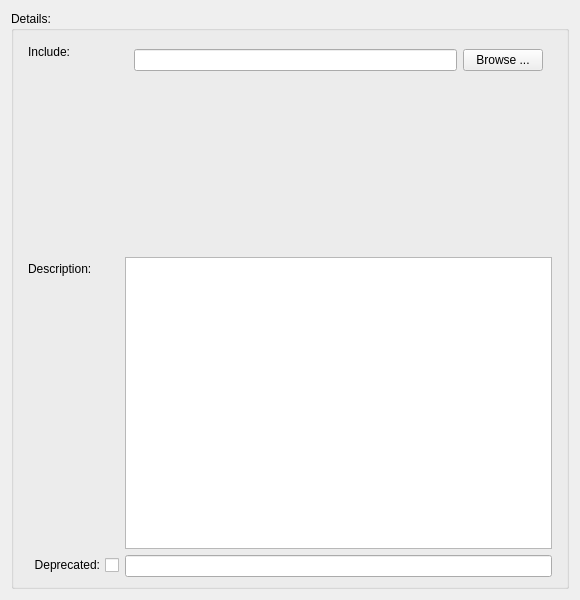
<?xml version="1.0" encoding="UTF-8"?>
<ui version="4.0">
 <class>SIIncludeDetails</class>
 <widget class="QWidget" name="SIIncludeDetails">
  <property name="geometry">
   <rect>
    <x>0</x>
    <y>0</y>
    <width>580</width>
    <height>600</height>
   </rect>
  </property>
  <property name="windowTitle">
   <string>Form</string>
  </property>
  <layout class="QVBoxLayout" name="verticalLayout_3">
   <item>
    <widget class="QGroupBox" name="groupBoxDetails">
     <property name="title">
      <string>Details:</string>
     </property>
     <layout class="QVBoxLayout" name="verticalLayout_2">
      <item>
       <layout class="QFormLayout" name="formLayout">
        <property name="sizeConstraint">
         <enum>QLayout::SizeConstraint::SetNoConstraint</enum>
        </property>
        <property name="rowWrapPolicy">
         <enum>QFormLayout::RowWrapPolicy::DontWrapRows</enum>
        </property>
        <property name="labelAlignment">
         <set>Qt::AlignmentFlag::AlignLeading|Qt::AlignmentFlag::AlignLeft|Qt::AlignmentFlag::AlignTop</set>
        </property>
        <property name="leftMargin">
         <number>5</number>
        </property>
        <property name="rightMargin">
         <number>5</number>
        </property>
        <item row="0" column="0">
         <widget class="QLabel" name="label_3">
          <property name="text">
           <string>Include:</string>
          </property>
         </widget>
        </item>
        <item row="0" column="1">
         <widget class="QWidget" name="widget" native="true">
          <layout class="QGridLayout" name="gridLayout">
           <item row="0" column="0">
            <widget class="QLineEdit" name="editInclude"/>
           </item>
           <item row="0" column="1">
            <widget class="QPushButton" name="buttonBrowse">
             <property name="text">
              <string>Browse ...</string>
             </property>
            </widget>
           </item>
          </layout>
         </widget>
        </item>
        <item row="1" column="0">
         <spacer name="verticalSpacer_2">
          <property name="orientation">
           <enum>Qt::Orientation::Vertical</enum>
          </property>
          <property name="sizeType">
           <enum>QSizePolicy::Policy::Preferred</enum>
          </property>
          <property name="sizeHint" stdset="0">
           <size>
            <width>20</width>
            <height>165</height>
           </size>
          </property>
         </spacer>
        </item>
        <item row="1" column="1">
         <spacer name="verticalSpacer">
          <property name="orientation">
           <enum>Qt::Orientation::Vertical</enum>
          </property>
          <property name="sizeType">
           <enum>QSizePolicy::Policy::Preferred</enum>
          </property>
          <property name="sizeHint" stdset="0">
           <size>
            <width>20</width>
            <height>165</height>
           </size>
          </property>
         </spacer>
        </item>
        <item row="2" column="0">
         <widget class="QLabel" name="label_7">
          <property name="text">
           <string>Description:</string>
          </property>
         </widget>
        </item>
        <item row="2" column="1">
         <widget class="QPlainTextEdit" name="textDescribe">
          <property name="sizePolicy">
           <sizepolicy hsizetype="Expanding" vsizetype="MinimumExpanding">
            <horstretch>0</horstretch>
            <verstretch>0</verstretch>
           </sizepolicy>
          </property>
          <property name="minimumSize">
           <size>
            <width>0</width>
            <height>0</height>
           </size>
          </property>
          <property name="plainText">
           <string notr="true"/>
          </property>
          <property name="overwriteMode">
           <bool>false</bool>
          </property>
          <property name="placeholderText">
           <string notr="true">Describe topic here</string>
          </property>
         </widget>
        </item>
        <item row="3" column="0">
         <widget class="QCheckBox" name="checkDeprecated">
          <property name="sizePolicy">
           <sizepolicy hsizetype="Expanding" vsizetype="Fixed">
            <horstretch>0</horstretch>
            <verstretch>0</verstretch>
           </sizepolicy>
          </property>
          <property name="layoutDirection">
           <enum>Qt::LayoutDirection::RightToLeft</enum>
          </property>
          <property name="text">
           <string>Deprecated:</string>
          </property>
         </widget>
        </item>
        <item row="3" column="1">
         <widget class="QLineEdit" name="editDeprecated">
          <property name="sizePolicy">
           <sizepolicy hsizetype="Expanding" vsizetype="Fixed">
            <horstretch>0</horstretch>
            <verstretch>0</verstretch>
           </sizepolicy>
          </property>
         </widget>
        </item>
       </layout>
      </item>
     </layout>
    </widget>
   </item>
  </layout>
 </widget>
 <tabstops>
  <tabstop>textDescribe</tabstop>
 </tabstops>
 <resources/>
 <connections/>
</ui>
